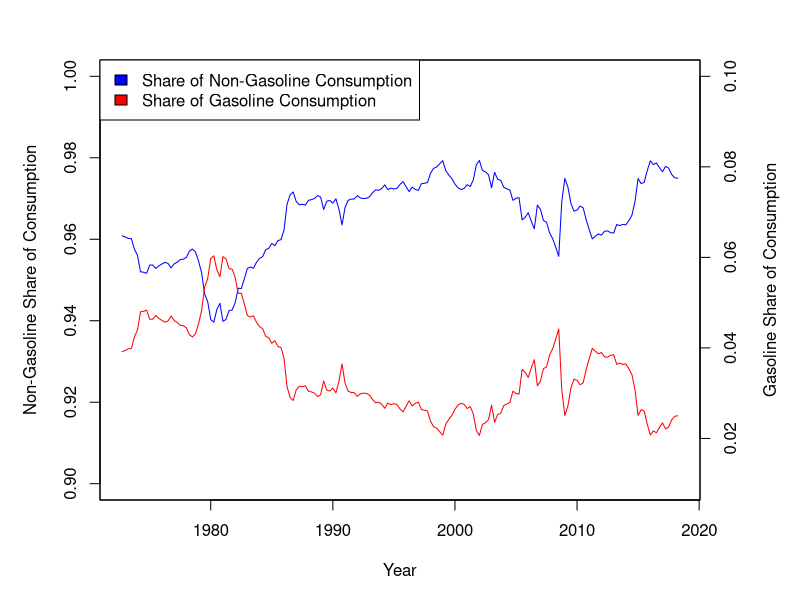

Write the R code that produced this figure.
##### Upload Packages #####

rm(list = ls())

project.raw <- read.csv("full-dataset.csv", header=TRUE, fileEncoding="UTF-8-BOM")
data <- ts(project.raw, start=c(1972,4), frequency=4)

gdp <- data[,"rgdp"]
auerbach <- data[,"auerbach"]
hamilton <- data[,"hamilton"]

price <- data[,"price"]/100

miles <- data[,"miles"]
rpg <- data[,"rpg"]

n.pce <- data[,"n.pce"]
n.durable <- data[,"n.durable"]
n.nondurable <- data[,"n.nondurable"]
n.services <- data[,"n.services"]

n.motor <- data[,"n.motor"]

n.furnishing <- data[,"n.furnishing"]
n.recreational <- data[,"n.recreational"]
n.otherdurable <- data[,"n.otherdurable"]
n.food <- data[,"n.food"]
n.gasoline <- data[,"n.gasoline"]
n.clothing <- data[,"n.clothing"]
n.othernondurable <- data[,"n.othernondurable"]

n.housing.util <- data[,"n.housing.utilities"]
n.housing <- data[,"n.housing"]
n.utilities <- data[,"n.utilities"]
n.health <- data[,"n.healthcare"]
n.outpatient <- data[,"n.outpatient"]
n.hospital <- data[,"n.hospital"]
n.transport <- data[,"n.transport"]
n.public <- data[,"n.public.transport"]
n.motor.services <- data[,"n.motor.services"]
n.recreation <- data[,"n.recreation"]
n.food.services <- data[,"n.food.services"]
n.financial <- data[,"n.financial"]
n.other.services <- data[,"n.other.services"]

r.pce <- n.pce/price 
pce <- 100*(r.pce/stats::lag(r.pce,-1) - 1)

r.durable <- n.durable/price
durable <- 100*(r.durable/stats::lag(r.durable,-1) - 1)

r.nondurable <- n.nondurable/price
nondurable <- 100*(r.nondurable/stats::lag(r.nondurable,-1) - 1)

r.services <- n.services/price
services <- 100*(r.services/stats::lag(r.services,-1) - 1)

r.gas <- n.gasoline/price
gas <- 100*(r.gas/stats::lag(r.gas,-1) - 1)

inter <- auerbach*gas

r.motor <- n.motor/price
motor <- 100*(r.motor/stats::lag(r.motor,-1) - 1)

r.recreational <- n.recreational/price
recreational <- 100*(r.recreational/stats::lag(r.recreational,-1) - 1)

r.furnishing <- n.furnishing/price
furnishing <- 100*(r.furnishing/stats::lag(r.furnishing,-1) - 1)

r.otherdurable <- n.otherdurable/price
otherdurable <- 100*(r.otherdurable/stats::lag(r.otherdurable,-1) - 1)

r.food <- n.food/price
food <- 100*(r.food/stats::lag(r.food,-1) - 1)

r.clothing <- n.clothing/price
clothing <- 100*(r.clothing/stats::lag(r.clothing,-1) - 1)

r.othernondurable <- n.othernondurable/price
othernondurable <- 100*(r.othernondurable/stats::lag(r.othernondurable,-1) - 1)

r.housing.util <- n.housing.util/price
housing.util <- 100*(r.housing.util/stats::lag(r.housing.util,-1) - 1)

r.housing <- n.housing/price
housing <- 100*(r.housing/stats::lag(r.housing,-1) - 1)

r.utilities <- n.utilities/price
utilities <- 100*(r.utilities/stats::lag(r.utilities,-1) - 1)

r.health <- n.health/price
health <- 100*(r.health/stats::lag(r.health,-1) - 1)

r.outpatient <- n.outpatient/price
outpatient <- 100*(r.outpatient/stats::lag(r.outpatient,-1) - 1)

r.hospital <- n.hospital/price
hospital <- 100*(r.hospital/stats::lag(r.hospital,-1) - 1)

r.transport <- n.transport/price
transport <- 100*(r.transport/stats::lag(r.transport,-1) - 1)

r.public <- n.public/price
public <- 100*(r.public/stats::lag(r.public,-1) - 1)

r.motor.services <- n.motor.services/price
motor.services <- 100*(r.motor.services/stats::lag(r.motor.services, -1) - 1)

r.recreation <- n.recreation/price
recreation <- 100*(r.recreation/stats::lag(r.recreation,-1) - 1)

r.food.services <- n.food.services/price
food.services <- 100*(r.food.services/stats::lag(r.food.services,-1) - 1)

r.financial <- n.financial/price
financial <- 100*(r.financial/stats::lag(r.financial,-1) - 1)

r.other.services <- n.other.services/price
other.services <- 100*(r.other.services/stats::lag(r.other.services,-1) - 1)

n.savings <- data[,"n.savings"]

r.savings <- n.savings/price
savings <- 100*(r.savings/stats::lag(r.savings,-1) - 1)

length(n.pce)
length(n.gasoline)
t.pce <- n.pce + n.gasoline

s.pce <- n.pce/t.pce
s.gasoline <- n.gasoline/t.pce

par(mar = c(5, 5, 3, 5))
plot(s.pce, type ="l", ylab = "Non-Gasoline Share of Consumption", xlab = "Year", col = "blue", ylim=c(0.9, 1))
par(new = TRUE)
plot(s.gasoline, type = "l", xaxt = "n", yaxt = "n", ylab = "", xlab = "", col = "red", ylim=c(0.01, 0.1))
axis(side = 4)
mtext("Gasoline Share of Consumption", side = 4, line = 3)
legend("topleft",
       c("Share of Non-Gasoline Consumption","Share of Gasoline Consumption"),
       fill=c("blue","red"))
